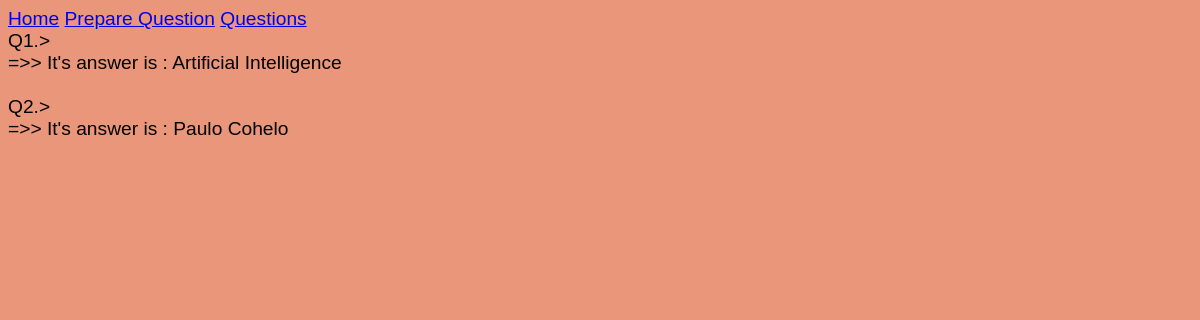
The app's page /listQ, older data.
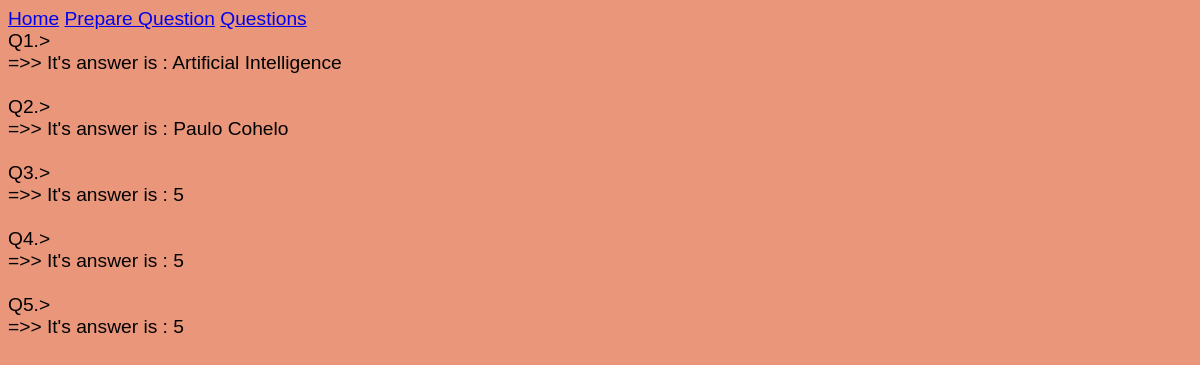
The same page, newer data.
### exam/models.py (models this page shows, shortened)
class Question(models.Model):
    question = models.CharField(max_length=500,default="x",blank=False)
    correct = models.CharField(max_length=200,default="x", blank=False)
    options = models.TextField(default='options')
    points = models.PositiveIntegerField(default=1, validators=[MaxValueValidator(5), MinValueValidator(1)])

### exam/views.py (the view)
# urls.py: path('listQ',views.listQuestion, name='list')
def listQuestion(request):
    questions = Question.objects.all()
    jsonDec = json.decoder.JSONDecoder()
    return render(request,'exams/listQ.html',{'questions':questions})

### exam/templates/exams/listQ.html (shortened to what this page needs)
{% extends 'base.html' %}
{% block content %}
        {% for question in questions %}
           Q{{question.id}}.> {{question.qn}}
            <br>
            =>> It's answer is : {{question.correct}}
            <br>
            <br>
        {% endfor %}
{% endblock %}

### templates/base.html (shortened to what this page needs)
{% load static %}
<!DOCTYPE html>
<html lang="en">
<head>
    <link rel="stylesheet" type="text/css" href="{% static 'css/base.css' %}">
</head>
<body>
<nav class="navigation">
    <a href="{% url 'homepage' %}">Home</a>
    <a href="{% url 'prepare' %}">Prepare Question</a>
    <a href="{% url 'list' %}">Questions</a>
</nav>
    {% block content %} {% endblock %}
</body>
</html>

### static/css/base.css (style rules this page uses)
body { background-color: darksalmon; font-family: sans-serif; font-size: larger; }

Row changes from the older to the newer data that the page shows:
added Question: id "3", correct "5"
added Question: id "4", correct "5"
added Question: id "5", correct "5"
